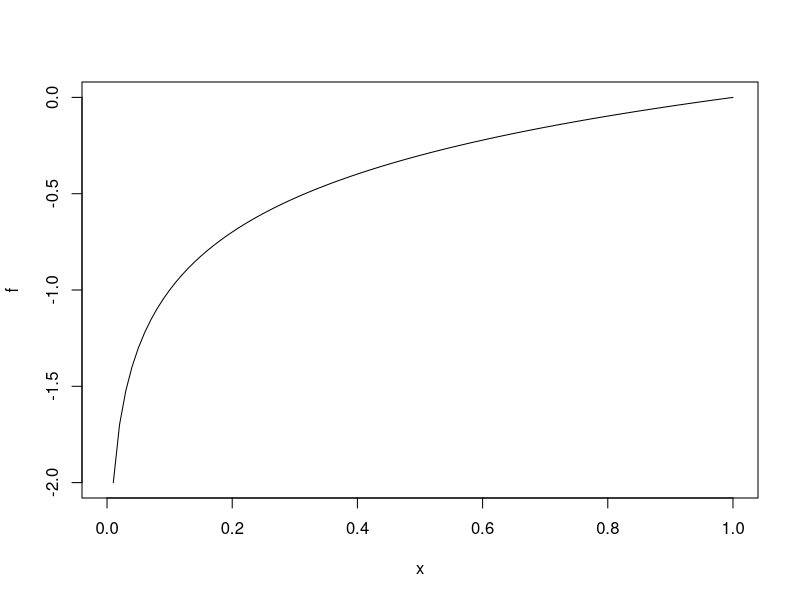

This chart was generated by the following R code:
sec <- function(f , x1 , x2){
  res <- ((x2-x1) / (f(x2)-f(x1)))

  return ( res )

}


f <- function(x){
  return (log10(x))

}

newton <- function(f , ant , xi){
  it = 0;
  epsilon = 0.0001;
  h <- f(xi) * sec(f ,ant , xi);

  while(it < 500 ){

    h <- f(xi) * sec(f , ant , xi);
    ant <- xi;
    xi <- xi - h;
    print(sec(f , xi , ant));

    if( abs (f(xi) ) < epsilon){
      return (abs (f(xi)))
    }
    it <- it+1;

  }
  print("no converge");

}


plot(f)
x <- (newton(f , 1 , 2));
print(x)
